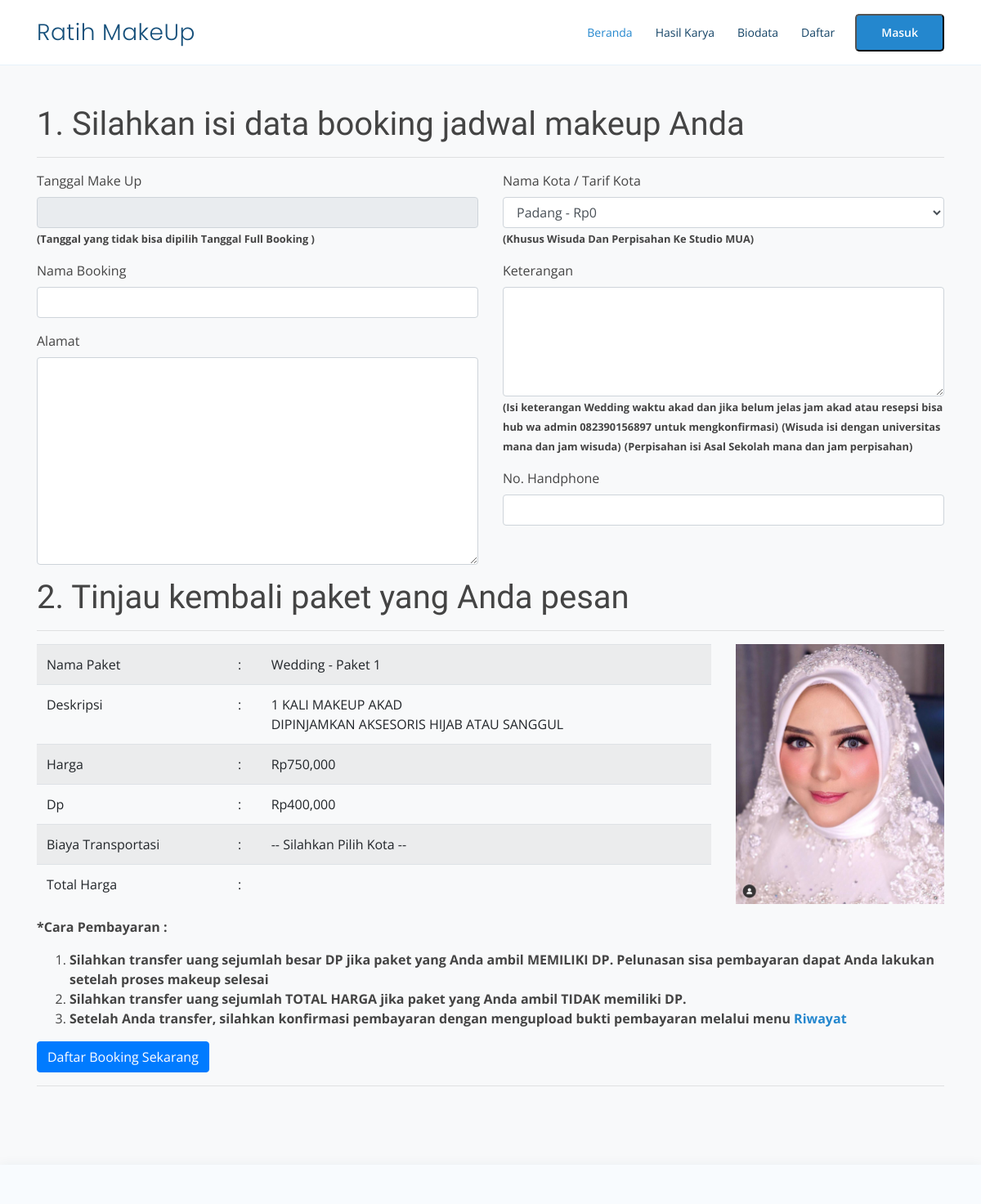
The page /booking/4 on the database its author committed.
### tables this page shows
CREATE TABLE `tb_paket_makeup` (
  `id_paket` int(11) NOT NULL,
  `id_makeup` int(11) NOT NULL,
  `nm_paket` varchar(100) NOT NULL,
  `harga_paket` int(11) NOT NULL,
  `deskripsi` text DEFAULT NULL,
  `batas_booking_per_hari` int(11) NOT NULL,
  `biaya_dp` int(11) NOT NULL,
  `foto` text NOT NULL,
  `jumlah_orang` int(11) NOT NULL DEFAULT 1
);

CREATE TABLE `tb_makeup` (
  `id_makeup` int(11) NOT NULL,
  `nm_makeup` varchar(50) NOT NULL,
  `deskripsi` text NOT NULL,
  `lokasi_makeup` varchar(50) NOT NULL
);

### application/core/MY_Controller.php (called while the page is built, shortened)
<?php
class MY_Controller extends CI_Controller
{
	public function view_frontend($view, $data = null)
	{
		$this->load->view('user/templateFrontend/header');
		$this->load->view('user/templateFrontend/navbar');
		$this->load->view($view, $data);
		$this->load->view('user/templateFrontend/footer');
	}
}

### application/controllers/user/Dashboard.php (called while the page is built, shortened)
<?php
class Dashboard extends MY_Controller
{
	public function booking($id)
	{
		$data['tombol'] = false;
		$data['tanggal'] = null;
		$data['id'] = $id;
		$data['paket'] = $this->paketMakeupModel->getById($id);
		$data['tarif'] = $this->paketMakeupModel->getKota();
		$data['tanggal_sudah_booking'] = $this->bookingModel->tanggalSudahBooking($id, $data['paket'][0]->jumlah_orang);
		$this->view_frontend('user/booking', $data);
	}
}

### index.php (called while the page is built, shortened)
<?php
require_once BASEPATH.'core/CodeIgniter.php';

### application/models/Backend/Paket_Makeup_Model.php (called while the page is built, shortened)
<?php defined('BASEPATH') or exit('No direct script access allowed');
class Paket_Makeup_Model extends CI_Model
{
	public function getById($id)
	{
		return $this->db->query("Select
        tb_paket_makeup.id_paket,
        tb_paket_makeup.id_makeup,
        tb_paket_makeup.nm_paket,
        tb_makeup.nm_makeup,
        tb_makeup.lokasi_makeup,
        tb_paket_makeup.harga_paket,
        tb_paket_makeup.deskripsi,
        tb_paket_makeup.biaya_dp,
        tb_paket_makeup.foto,
        tb_paket_makeup.batas_booking_per_hari,
        tb_paket_makeup.jumlah_orang,
        tb_makeup.nm_makeup
    From
        tb_paket_makeup Join
        tb_makeup On tb_paket_makeup.id_makeup = tb_makeup.id_makeup Where tb_paket_makeup.id_paket='$id'")->result();
	}
	public function getKota()
	{
		return $this->db->query("select * from tb_kota")->result();
	}
}

### application/helpers/MY_url_helper.php (called while the page is built, shortened)
<?php
function rupiah($nilai, $simbol = "Rp", $spasi_rupiah = "", $dibelakang_koma = 0, $penutup = "", $pemisah_koma = ",", $pemisah_ribuan = ".")
{
  $nilai = intval($nilai);
  return $simbol . $spasi_rupiah . number_format($nilai, 0, ".", $pemisah_koma) . $penutup;
}

### application/views/user/booking.php (the view, shortened to what this page needs)
<section class="mt-5 bg-light">
	<div class="container" data-aos="fade-up">
		<form action="<?php echo base_url('booking_tambah') ?>" method="POST">
			<h1>1. Silahkan isi data booking jadwal makeup Anda</h1>
			<hr>
			<?php
			$pk = $paket[0];
			?>
			<div class="row">
				<div class="col-md-6">
					<div class="form-group">
						<label for="">Tanggal Make Up</label>
						<input type="text" class="form-control" name="tgl_makeup" value="" required readonly>
						<small><b>(Tanggal yang tidak bisa dipilih Tanggal Full Booking )</b></small>
					</div>
					<div class="form-group">
						<label for="">Nama Booking</label>
						<input type="text" class="form-control" name="nama_booking">
					</div>
					<div class="form-group">
						<label for="">Alamat</label>
						<textarea name="alamat_booking" id="" cols="30" rows="10" class="form-control"></textarea>
					</div>
				</div>
				<div class="col-md-6">
					<div class="form-group">
						<label for="">Nama Kota / Tarif Kota</label>
						<select name="id_kota" id="" class="form-control">
							<?php
							if ($pk->lokasi_makeup == "Langsung") {
								foreach ($tarif as $tr) {
							?>
									<?php if ($tr->id_kota != 7) { ?>
										<option value="<?php echo $tr->id_kota ?>"><?php echo $tr->nm_kota ?> - <?php echo rupiah($tr->tarif) ?></option>
									<?php } ?>
								<?php
								}
							} else {
								?>
								<option value="7">Studio Ratih MUA</option>
							<?php
							}
							?>
						</select>
						<small><b>(Khusus Wisuda Dan Perpisahan Ke Studio MUA)</b></small>
					</div>
					<div class="form-group">
						<label for="">Keterangan</label>
						<textarea name="keterangan" id="" cols="30" rows="5" class="form-control"></textarea>
						<small><b>(Isi keterangan Wedding waktu akad dan jika belum jelas jam akad atau resepsi bisa hub wa admin 082390156897 untuk mengkonfirmasi)</b></small>
						<small><b>(Wisuda isi dengan universitas mana dan jam wisuda)</b></small>
						<small><b>(Perpisahan isi Asal Sekolah mana dan jam perpisahan)</b></small>
					</div>
					<div class="form-group">
						<label for="">No. Handphone</label>
						<input type="text" class="form-control" name="nohp">
					</div>
				</div>
			</div>
			<h1>2. Tinjau kembali paket yang Anda pesan</h1>
			<hr>
			<div class="row">
				<div class="col-md-9">
					<table class="table table-striped">
						<tbody>
							<tr>
								<td>Nama Paket</td>
								<td>:</td>
								<td><?php echo $pk->nm_makeup . " - " . $pk->nm_paket ?></td>
							</tr>
							<tr>
								<td>Deskripsi</td>
								<td>:</td>
								<td><?php echo $pk->deskripsi ?></td>
							</tr>
							<tr>
								<td>Harga</td>
								<td>:</td>
								<td><?php echo rupiah($pk->harga_paket) ?></td>
							</tr>
							<tr>
								<td>Dp</td>
								<td>:</td>
								<td><?php echo rupiah($pk->biaya_dp) ?></td>
							</tr>
							<tr>
								<td>Biaya Transportasi</td>
								<td>:</td>
								<td id="biaya_transportasi">-- Silahkan Pilih Kota --</td>
							</tr>
							<tr>
								<td>Total Harga</td>
								<td>:</td>
								<td id="total_harga"></td>
							</tr>
						</tbody>
					</table>
				</div>
				<div class="col-md-3">
					<img src="<?php echo base_url('assets/upload/') . $pk->foto ?>" class="img-fluid" alt="">
				</div>
				<div class="col-12">
					<p>
						<b>*Cara Pembayaran :</b> <br>
						<ol>
							<li><b>Silahkan transfer uang sejumlah besar DP jika paket yang Anda ambil MEMILIKI DP. Pelunasan sisa pembayaran dapat Anda lakukan setelah proses makeup selesai</b></li>
							<li><b>Silahkan transfer uang sejumlah TOTAL HARGA jika paket yang Anda ambil TIDAK memiliki DP.</b></li>
							<li><b>Setelah Anda transfer, silahkan konfirmasi pembayaran dengan mengupload bukti pembayaran melalui menu
									<a href="<?php echo base_url('riwayat') ?>">Riwayat</a></b>
							</li>
						</ol>
					</p>
					<button class="btn btn-primary" type="submit">Daftar Booking Sekarang</button>
				</div>
			</div>
		</form>
		<hr>
	</div>
</section>

### assets/assetsfe/css/style.css (style rules this page uses)
body { font-family: "Open Sans", sans-serif; color: #444444; }
a { color: #2487ce; }
h1, h2, h3, h4, h5, h6 { font-family: "Raleway", sans-serif; }
section { padding: 80px 0; }

### rows shown on the page
tb_paket_makeup: id_makeup.nm_makeup "Wedding", nm_paket "Paket 1", deskripsi "1 KALI MAKEUP AKAD DIPINJAMKAN AKSESORIS HIJAB ATAU SANGGUL", harga_paket "Rp750,000", biaya_dp "Rp400,000", foto (picture)

### other values the page prints
form field id_kota "Padang - Rp0"
